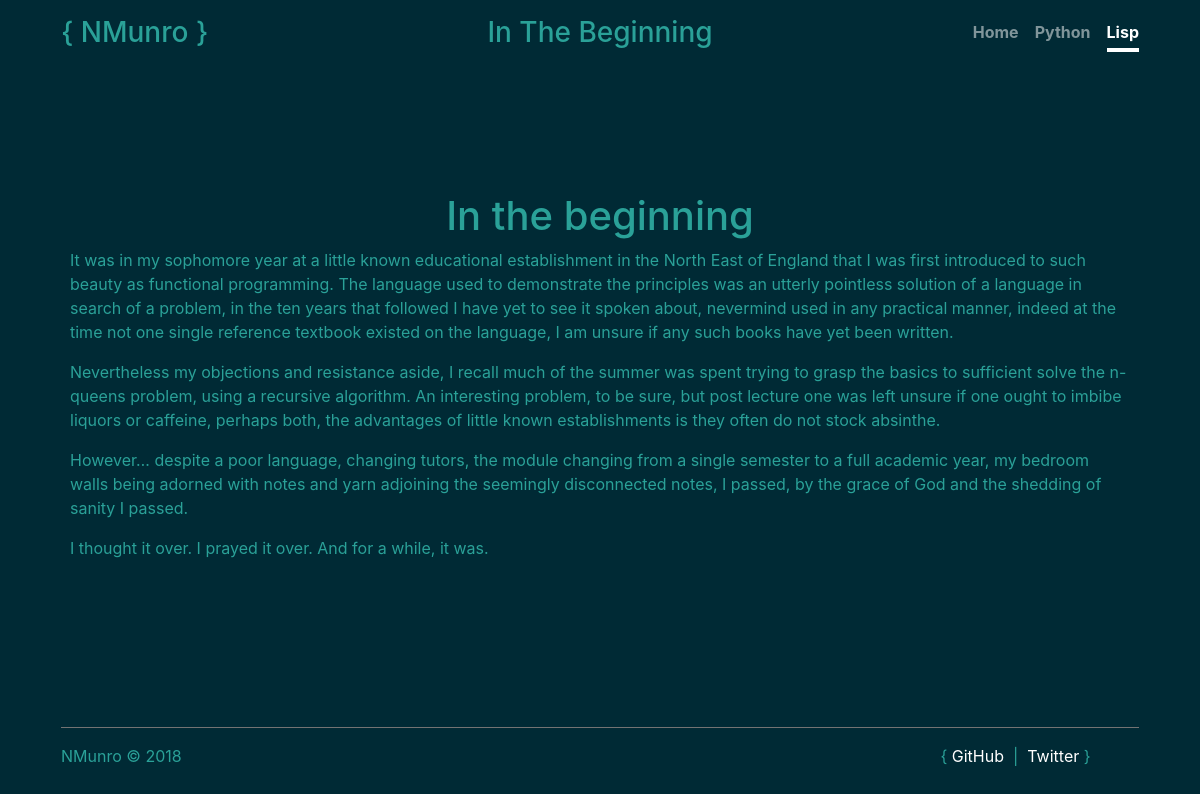
Screenshot of /lisp/in_the_beginning with the database file from the repository.
### miskatonic/models/article.py (models this page shows, shortened)
class Article(Model):
    title = CharField()
    slug = CharField()
    category = ForeignKeyField(Category, backref='articles')
    content = TextField()
    date = DateTimeField(default=datetime.datetime.now)
    class Meta:
        database = Config.db

### miskatonic/apps/lisp/views.py (the view)
@lisp.route('/<string:slug>')
def article(slug: str):
    try:
        category = Category.get(Category.title == 'lisp')
        article = Article.select().where(Article.category == category.id, Article.slug == slug).first()
        return render_template(
            f'pages/lisp/article.tmpl.html',
            active=f'lisp: {article.title}',
            title=article.title,
            content=markdown.markdown(article.content),
            date=str(article.date).split('.')[0],
        )
    except (Category.DoesNotExist, Article.DoesNotExist):
        abort(404)
    except TemplateNotFound:
        abort(500)

### miskatonic/app.py (called while the page is built)
@app.before_request
def before_request():
    g.db = Config.db
    g.db.connect()

@app.after_request
def after_request(response):
    g.db.close()
    return response

### miskatonic/templates/pages/lisp/article.tmpl.html (shortened to what this page needs)
{% extends 'pages/main.tmpl.html' %}
{% block content %}
    {{ content|safe }}
{% endblock %}

### miskatonic/templates/components/header.tmpl.html
<header class="container-fluid masthead mb-auto">
  <div class="row inner">
    <div class="col-sm-3">
      <h3 class="masthead-brand">{&nbsp;NMunro&nbsp;}</h3>
    </div>
    <div class="col-sm-6">
      <h3>{{ title|title }}</h3>
    </div>
    <div class="col-sm-3">
      <nav class="nav nav-masthead justify-content-center">
        <a class="nav-link {% if active == 'home' %} active {% endif %}" href="/">Home</a>
        <a class="nav-link {% if active.startswith('python') %} active {% endif %}" href="{{ url_for('python.index') }}">Python</a>
        <a class="nav-link {% if active.startswith('lisp') %} active {% endif %}" href="{{ url_for('lisp.index') }}">Lisp</a>
      </nav>
    </div>
  </div>
</header>

### miskatonic/static/css/app.css (style rules this page uses)
a, a:focus, a:hover { color: #fff; }
html, body { height: 100%; background-color: #002A35; }
body { display: -ms-flexbox; display: -webkit-box; display: flex; -ms-flex-pack: center; -webkit-box-pack: center; justify-content: center; color: #2AA198 !important; }
p, ol, ul { text-align: left; }

### miskatonic/static/css/header.css (style rules this page uses)
.active, .a.active:hover { background-color: #053542; }
.masthead { margin-bottom: 2rem; }
.masthead-brand { margin-bottom: 0; }
.nav-masthead .nav-link { padding: .25rem 0; font-weight: 700; color: rgba(255, 255, 255, .5); background-color: transparent; border-bottom: .25rem solid transparent; }
.nav-masthead .nav-link + .nav-link { margin-left: 1rem; }
.nav-masthead .active { color: #fff; border-bottom-color: #fff; }
@media (min-width: 48em) { .masthead-brand { float: left; } }
@media (min-width: 48em) { .nav-masthead { float: right; } }

### rows the page displays
Article: title "In The Beginning", title "In the beginning It was in my sophomore year at a little known educational establishment in the North East of England that I was first introduced to such beauty as functional programming. The language used to demonstrate the principles was an utterly pointless solution of a language in search of a problem, in the ten years that followed I have yet to see it spoken about, nevermind used in any practical manner, indeed at the time not one single reference textbook existed on the language, I am unsure if any such books have yet been written. Nevertheless my objections and resistance aside, I recall much of the summer was spent trying to grasp the basics to sufficient solve the n-queens…"
